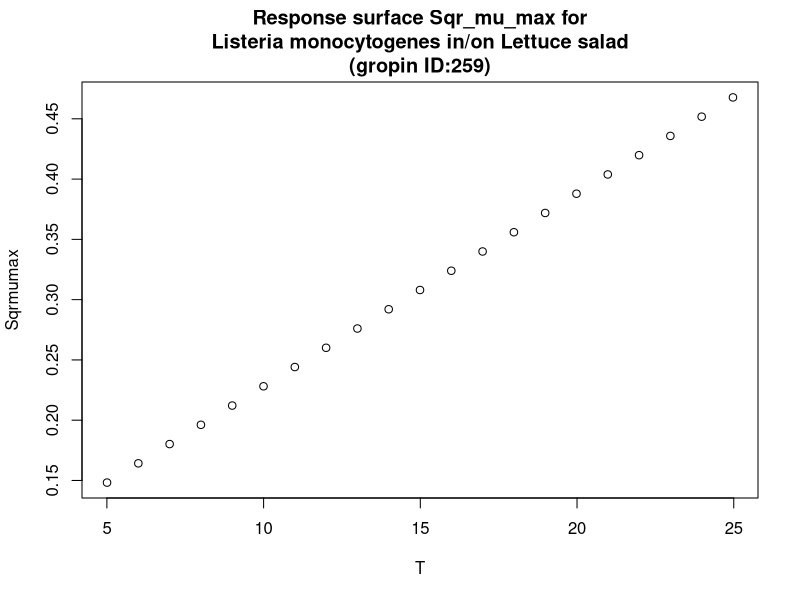

Generate this figure with R:
#############################
# start of Parameter script
#############################
T <- seq(5.005,24.975024975025,length.out=21)
#############################
# end of Parameter script
#############################
############################# 
# start of Model script Gropin ID 259 
#############################
 
# constant coefficients for this model
 
variables <- data.frame(T)
argumentsPar <- unique.data.frame(expand.grid(variables))
 
# heart of the model
response_surface <- function(T) {
   mumax <-0.016*(T+4.26)

	return(mumax=mumax)
} 

# output parameters
responseSurface <- cbind(argumentsPar,response_surface(argumentsPar['T']))
colnames(responseSurface) <- c(colnames(argumentsPar),'Sqrmumax')
#############################
# End of Model script
#############################
############################# 
# start of Visualisation script Gropin ID 259 
#############################
titleText <-'Response surface Sqr_mu_max for
Listeria monocytogenes in/on Lettuce salad
(gropin ID:259)'
plot(T,responseSurface$'Sqrmumax',xlab='T',
                          ylab='Sqrmumax',main=titleText)
#############################
# End of Visualisation script
#############################
